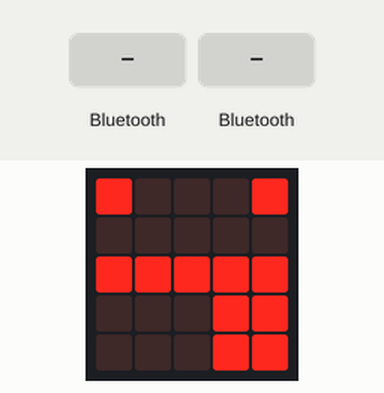
Recording of a program running on a simulated BBC micro:bit (MakeCode). On the bench: the board's 5×5 LED display. The test bench sets the inputs (shaded band).

Above: at 1.8 s.
1.9 s: a phone connects over Bluetooth
At 2.6 s:
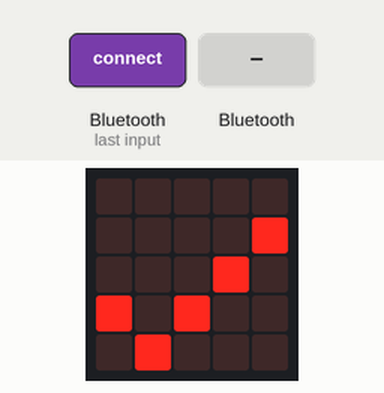
3.4 s: "Uno" arrives over Bluetooth UART
At 3.7 s:
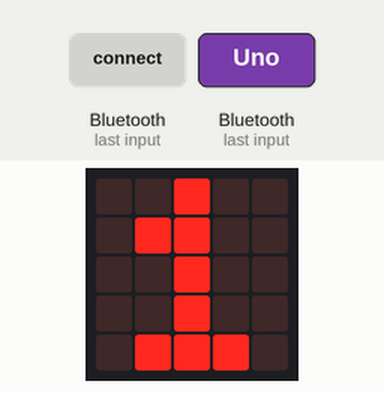
4.9 s: a phone disconnects over Bluetooth
At 6.0 s:
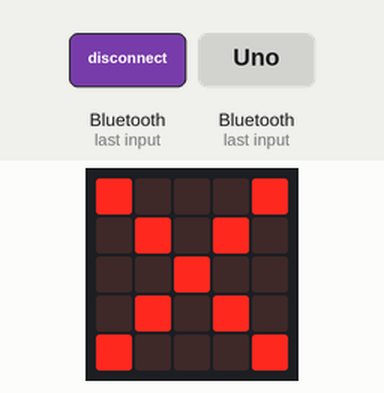
6.4 s: "Nulo" arrives over Bluetooth UART
At 7.2 s:
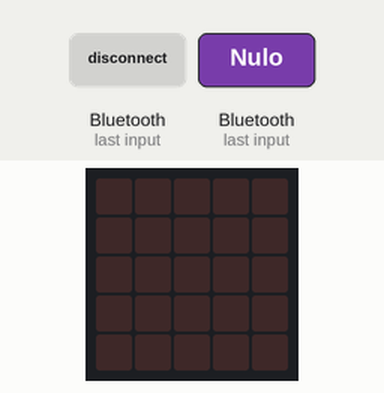
Timing chart, 0 to 8.9 s (numbered marks = the images above; inputs shaded):
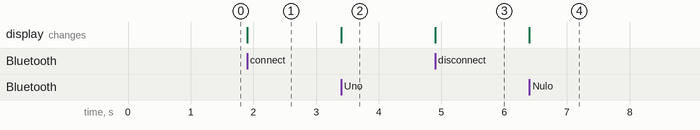

Measured:
- after the input at 1.9 s, the display: changes at once (image 1)
- after the input at 3.4 s, the display: changes at once (image 2)
- after the input at 4.9 s, the display: changes at once (image 3)
- after the input at 6.4 s, the display: changes at once (image 4)

The program:

02_Ejemplo_microbit-Contador.py
```python
def on_bluetooth_connected():
    basic.show_icon(IconNames.YES)
bluetooth.on_bluetooth_connected(on_bluetooth_connected)

def on_bluetooth_disconnected():
    basic.show_icon(IconNames.NO)
bluetooth.on_bluetooth_disconnected(on_bluetooth_disconnected)

def on_uart_data_received():
    global receivedString
    receivedString = bluetooth.uart_read_until(serial.delimiters(Delimiters.NEW_LINE))
    if receivedString == "Uno":
        basic.show_number(1)
    if receivedString == "Dos":
        basic.show_number(2)
    if receivedString == "Tres":
        basic.show_number(3)
    if receivedString == "Nulo":
        basic.clear_screen()
bluetooth.on_uart_data_received(serial.delimiters(Delimiters.NEW_LINE),
    on_uart_data_received)

receivedString = ""
bluetooth.start_uart_service()
basic.show_icon(IconNames.SILLY)
```
